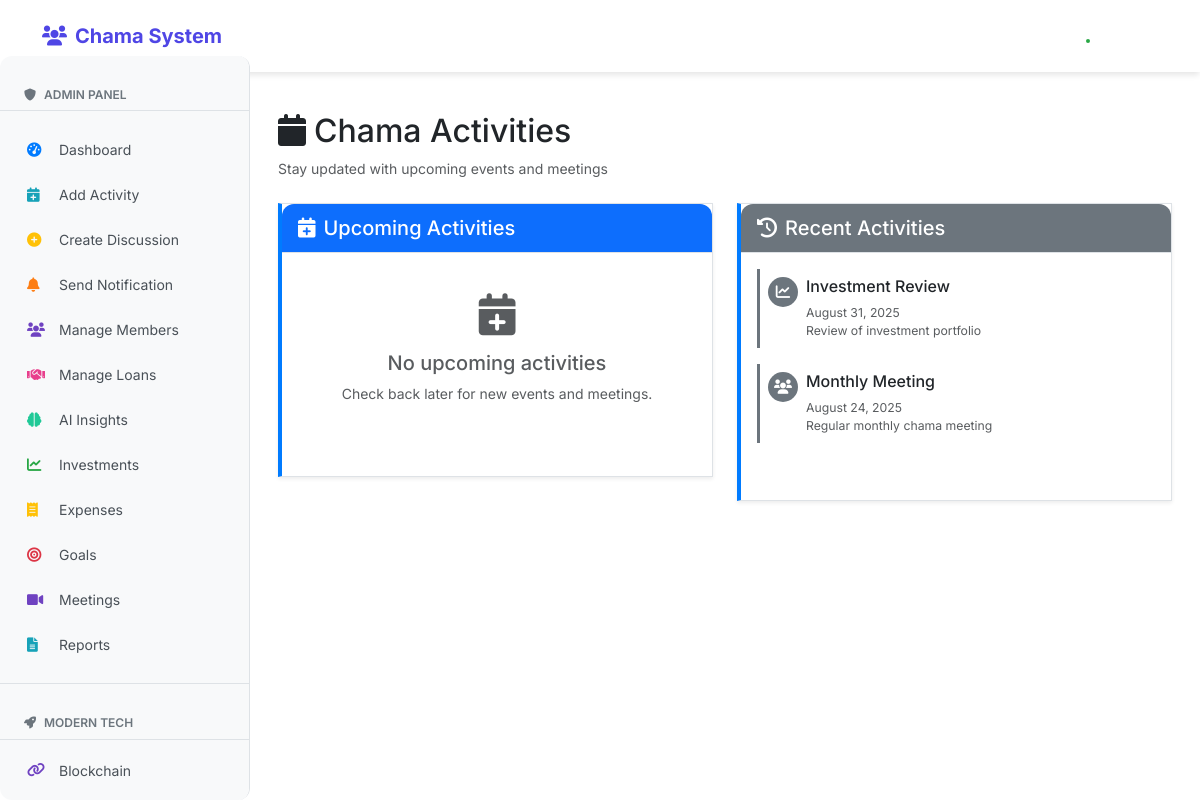
Page /activities (signed in) on the earlier database version.
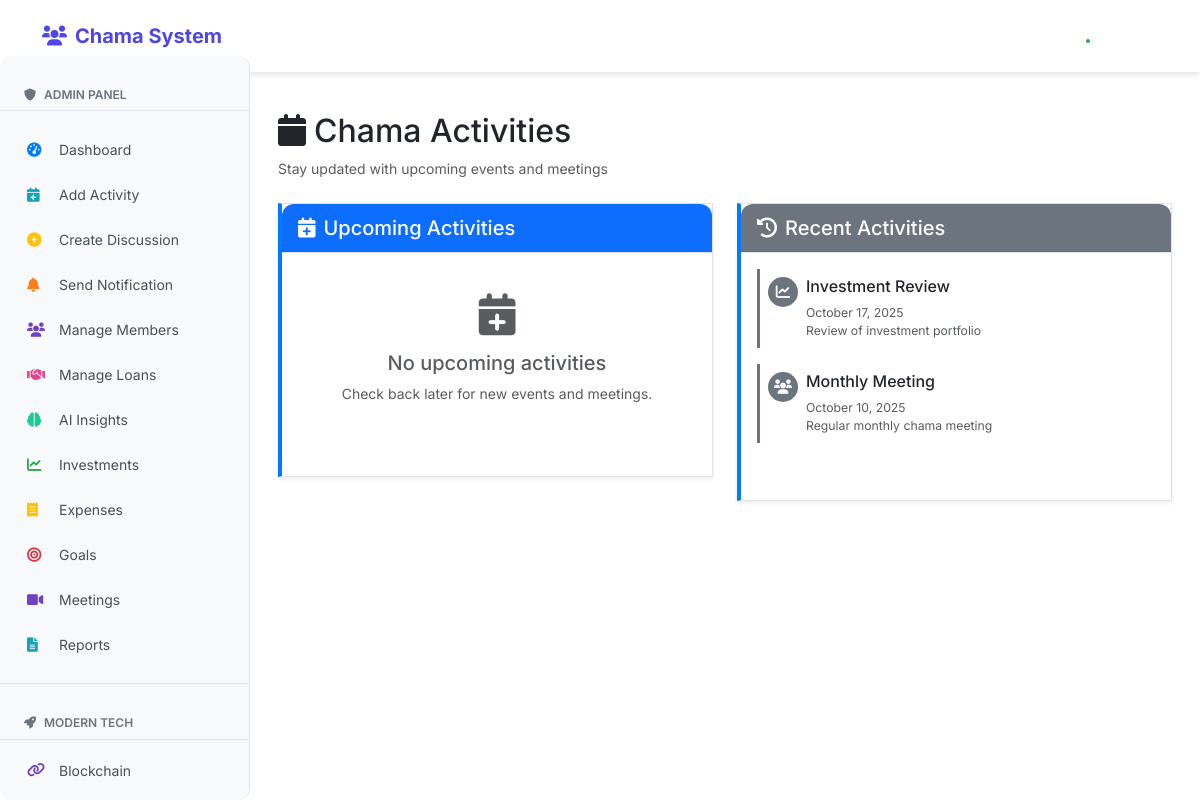
Same page on the later database version.
### clean_app.py (models this page shows)
class Activity(db.Model):
    id = db.Column(db.Integer, primary_key=True)
    title = db.Column(db.String(100), nullable=False)
    description = db.Column(db.Text)
    date = db.Column(db.DateTime, nullable=False)
    type = db.Column(db.String(50), default='meeting')
    created_by = db.Column(db.Integer, db.ForeignKey('user.id'))
    user = db.relationship('User', backref='activities')

### clean_app.py (the view)
@app.route('/activities')
@login_required
def activities():
    upcoming = Activity.query.filter(Activity.date >= datetime.utcnow()).order_by(Activity.date).all()
    past = Activity.query.filter(Activity.date < datetime.utcnow()).order_by(Activity.date.desc()).limit(10).all()
    return render_template('activities.html', upcoming=upcoming, past=past)

### clean_app.py (called while the page is built)
@login_manager.user_loader
def load_user(user_id):
    return User.query.get(int(user_id))

### templates/activities.html (shortened to what this page needs)
{% extends "base.html" %}
{% block content %}
<div class="container-fluid">
    <div class="d-flex flex-column flex-md-row justify-content-between align-items-start align-items-md-center mb-4">
        <div>
            <h2><i class="fas fa-calendar me-2"></i>Chama Activities</h2>
            <p class="text-muted mb-0">Stay updated with upcoming events and meetings</p>
        </div>
    </div>
    <div class="row">
        <div class="col-12 col-lg-6 mb-4">
            <div class="card shadow-sm h-100">
                <div class="card-header bg-primary text-white">
                    <h5 class="mb-0"><i class="fas fa-calendar-plus me-2"></i>Upcoming Activities</h5>
                </div>
                <div class="card-body">
                    {% if upcoming %}
                        {% for activity in upcoming %}
                        <div class="activity-item mb-3 p-3 border rounded">
                            <div class="d-flex align-items-start">
                                <div class="activity-icon bg-primary text-white me-3">
                                    {% if activity.type == 'meeting' %}
                                        <i class="fas fa-users"></i>
                                    {% elif activity.type == 'review' %}
                                        <i class="fas fa-chart-line"></i>
                                    {% else %}
                                        <i class="fas fa-calendar"></i>
                                    {% endif %}
                                </div>
                                <div class="flex-grow-1">
                                    <h6 class="mb-1">{{ activity.title }}</h6>
                                    <div class="text-primary fw-medium mb-2">
                                        <i class="fas fa-clock me-1"></i>
                                        {{ activity.date.strftime('%B %d, %Y at %I:%M %p') }}
                                    </div>
                                    {% if activity.description %}
                                        <p class="text-muted mb-0">{{ activity.description }}</p>
                                    {% endif %}
                                    <div class="mt-2">
                                        <span class="badge bg-{{ 'success' if activity.type == 'meeting' else 'info' if activity.type == 'review' else 'secondary' }}">
                                            {{ activity.type.title() }}
                                        </span>
                                    </div>
                                </div>
                            </div>
                        </div>
                        {% endfor %}
                    {% else %}
                        <div class="text-center py-4">
                            <i class="fas fa-calendar-plus fa-3x text-muted mb-3"></i>
                            <h5 class="text-muted">No upcoming activities</h5>
                            <p class="text-muted">Check back later for new events and meetings.</p>
                        </div>
                    {% endif %}
                </div>
            </div>
        </div>
        <div class="col-12 col-lg-6">
            <div class="card shadow-sm h-100">
                <div class="card-header bg-secondary text-white">
                    <h5 class="mb-0"><i class="fas fa-history me-2"></i>Recent Activities</h5>
                </div>
                <div class="card-body">
                    {% if past %}
                        {% for activity in past %}
                        <div class="activity-item mb-3 p-2 border-start border-3 border-secondary">
                            <div class="d-flex align-items-start">
                                <div class="activity-icon-sm bg-secondary text-white me-2">
                                    {% if activity.type == 'meeting' %}
                                        <i class="fas fa-users"></i>
                                    {% elif activity.type == 'review' %}
                                        <i class="fas fa-chart-line"></i>
                                    {% else %}
                                        <i class="fas fa-calendar"></i>
                                    {% endif %}
                                </div>
                                <div class="flex-grow-1">
                                    <h6 class="mb-1">{{ activity.title }}</h6>
                                    <small class="text-muted">
                                        {{ activity.date.strftime('%B %d, %Y') }}
                                    </small>
                                    {% if activity.description %}
                                        <p class="text-muted mb-0 small">{{ activity.description|truncate(80) }}</p>
                                    {% endif %}
                                </div>
                            </div>
                        </div>
                        {% endfor %}
                    {% else %}
                        <div class="text-center py-4">
                            <i class="fas fa-history fa-3x text-muted mb-3"></i>
                            <h5 class="text-muted">No past activities</h5>
                            <p class="text-muted">Activity history will appear here.</p>
                        </div>
                    {% endif %}
                </div>
            </div>
        </div>
    </div>
</div>
{% endblock %}

### templates/base.html (shortened to what this page needs)
<!DOCTYPE html>
<html lang="en">
<head>
    <link href="https://cdn.jsdelivr.net/npm/bootstrap@5.3.0-alpha1/dist/css/bootstrap.min.css" rel="stylesheet">
    <link rel="stylesheet" href="https://cdnjs.cloudflare.com/ajax/libs/font-awesome/6.0.0/css/all.min.css">
    <link rel="stylesheet" href="{{ url_for('static', filename='responsive.css') }}">
    <link rel="stylesheet" href="{{ url_for('static', filename='mobile-features.css') }}">
    <link rel="stylesheet" href="{{ url_for('static', filename='modern-ui.css') }}">
</head>
<body>
    {% include 'navbar.html' %}
    {% if current_user.is_authenticated %}
    <div class="sidebar" id="sidebar">
        {% if current_user.is_admin %}
        <div class="sidebar-header">
            <h6><i class="fas fa-shield-alt me-2"></i>Admin Panel</h6>
        </div>
        <nav class="sidebar-nav">
            <a href="{{ url_for('admin_dashboard') }}" class="sidebar-link {% if request.endpoint == 'admin_dashboard' %}active{% endif %}">
                <i class="fas fa-tachometer-alt"></i>
                <span>Dashboard</span>
            </a>
            <a href="{{ url_for('add_activity') }}" class="sidebar-link">
                <i class="fas fa-calendar-plus"></i>
                <span>Add Activity</span>
            </a>
            <a href="{{ url_for('create_discussion') }}" class="sidebar-link">
                <i class="fas fa-plus-circle"></i>
                <span>Create Discussion</span>
            </a>
            <a href="{{ url_for('send_notification') }}" class="sidebar-link">
                <i class="fas fa-bell"></i>
                <span>Send Notification</span>
            </a>
            <a href="{{ url_for('admin_members') }}" class="sidebar-link">
                <i class="fas fa-users"></i>
                <span>Manage Members</span>
            </a>
            <a href="{{ url_for('admin_loan_requests') }}" class="sidebar-link">
                <i class="fas fa-handshake"></i>
                <span>Manage Loans</span>
            </a>
            <a href="{{ url_for('admin_ai_insights') }}" class="sidebar-link">
                <i class="fas fa-brain"></i>
                <span>AI Insights</span>
            </a>
            <a href="{{ url_for('investments') }}" class="sidebar-link">
                <i class="fas fa-chart-line"></i>
                <span>Investments</span>
            </a>
            <a href="{{ url_for('expenses') }}" class="sidebar-link">
                <i class="fas fa-receipt"></i>
                <span>Expenses</span>
            </a>
            <a href="{{ url_for('goals') }}" class="sidebar-link">
                <i class="fas fa-bullseye"></i>
                <span>Goals</span>
            </a>
            <a href="{{ url_for('meetings') }}" class="sidebar-link">
                <i class="fas fa-video"></i>
                <span>Meetings</span>
            </a>
            <a href="{{ url_for('reports') }}" class="sidebar-link">
                <i class="fas fa-file-alt"></i>
                <span>Reports</span>
            </a>
            <div class="sidebar-divider"></div>
            <div class="sidebar-header">
                <h6><i class="fas fa-rocket me-2"></i>Modern Tech</h6>
            </div>
            <a href="{{ url_for('blockchain_explorer') }}" class="sidebar-link">
                <i class="fas fa-link"></i>
                <span>Blockchain</span>
            </a>
            <a href="{{ url_for('ai_insights') }}" class="sidebar-link">
            </a>
        </nav>
        {% endif %}
    </div>
    {% endif %}
    <div class="main-content {% if current_user.is_authenticated %}with-sidebar{% endif %}">
        <div class="container-fluid px-2 px-md-3">
            {% block content %}{% endblock %}
        </div>
    </div>
</body>
</html>

### templates/navbar.html (shortened to what this page needs)
<nav class="navbar navbar-expand-lg navbar-dark bg-primary">
    <div class="container">
        <a class="navbar-brand" href="{{ url_for('index') }}">
            <i class="fas fa-users me-2"></i>Chama System
        </a>
        <div class="collapse navbar-collapse" id="navbarNav">
            {% if current_user.is_authenticated %}
            <ul class="navbar-nav me-auto">
                <li class="nav-item">
                    <a class="nav-link {% if request.path == url_for('index') %}active{% endif %}" href="{{ url_for('index') }}">
                        <i class="fas fa-home me-1"></i>Home
                    </a>
                </li>
                <li class="nav-item">
                    <a class="nav-link {% if request.path == url_for('contributions') %}active{% endif %}" href="{{ url_for('contributions') }}">
                        <i class="fas fa-money-bill-wave me-1"></i>Contributions
                    </a>
                </li>
                <li class="nav-item">
                    <a class="nav-link {% if request.path == url_for('discussions') %}active{% endif %}" href="{{ url_for('discussions') }}">
                        <i class="fas fa-comments me-1"></i>Discussions
                    </a>
                </li>
                {% if current_user.is_admin %}
                <li class="nav-item">
                    <a class="nav-link {% if request.path == url_for('admin_dashboard') %}active{% endif %}" href="{{ url_for('admin_dashboard') }}">
                        <i class="fas fa-tachometer-alt me-1"></i>Admin
                    </a>
                </li>
                {% endif %}
            </ul>
            <ul class="navbar-nav">
                <li class="nav-item dropdown">
                    <a class="nav-link dropdown-toggle user-dropdown" href="#" id="navbarDropdown" role="button"
                       data-bs-toggle="dropdown" aria-expanded="false">
                        <div class="user-avatar">
                            <span class="online-dot"></span>
                        </div>
                        <span class="ms-1">{{ current_user.username }}</span>
                    </a>
                </li>
            </ul>
            {% endif %}
        </div>
    </div>
</nav>

### static/modern-ui.css (style rules this page uses)
:root { --primary: #4f46e5; --secondary: #6b7280; --success: #10b981; --warning: #f59e0b; --danger: #ef4444; --info: #3b82f6; --light: #f8fafc; --dark: #1f2937; --border-radius: 12px; --shadow: 0 4px 6px -1px rgba(0, 0, 0, 0.1); --shadow-lg: 0 10px 15px -3px rgba(0, 0, 0, 0.1); }
body { font-family: 'Inter', -apple-system, BlinkMacSystemFont, sans-serif; background: white; min-height: 100vh; }
.card { border: none; border-radius: var(--border-radius); box-shadow: var(--shadow); transition: all 0.3s ease; }
.card-header { background: white; border-bottom: 1px solid #e5e7eb; border-radius: var(--border-radius) var(--border-radius) 0 0 !important; padding: 1.25rem; }
.card-body { padding: 1.5rem; }
.navbar { background: white !important; box-shadow: var(--shadow); padding: 1rem 0; }
.navbar-brand { font-weight: 700; color: var(--primary) !important; }
.sidebar { background: white; border-radius: var(--border-radius); padding: 1.5rem; margin-bottom: 1.5rem; }

### templates/base.html (style rules this page uses)
body { background-color: white; font-size: 14px; }
.navbar { margin-bottom: 20px; }
.sidebar { position: fixed; top: 56px; left: 0; width: 250px; height: calc(100vh - 56px); background: #f8f9fa; border-right: 1px solid #dee2e6; z-index: 1000; overflow-y: auto; padding: 1rem 0; }
.sidebar-header { padding: 1rem 1.5rem 0.5rem; border-bottom: 1px solid #dee2e6; margin-bottom: 0.5rem; }
.sidebar-header h6 { color: #6c757d; font-size: 0.75rem; text-transform: uppercase; font-weight: 600; margin: 0; }
.sidebar-nav { padding: 0.5rem 0; }
.sidebar-link { display: flex; align-items: center; padding: 0.75rem 1.5rem; color: #495057; text-decoration: none; transition: all 0.2s ease; border-left: 3px solid transparent; }
.sidebar-link i { width: 20px; margin-right: 0.75rem; font-size: 0.9rem; }
.sidebar-link .fa-tachometer-alt { color: #007bff; }
.sidebar-link .fa-calendar-plus { color: #17a2b8; }
.sidebar-link .fa-plus-circle { color: #ffc107; }
.sidebar-link .fa-bell { color: #fd7e14; }
.sidebar-link .fa-users { color: #6f42c1; }
.sidebar-link .fa-handshake { color: #e83e8c; }
.sidebar-link .fa-brain { color: #20c997; }
.sidebar-link .fa-chart-line { color: #28a745; }
.sidebar-link .fa-receipt { color: #ffc107; }
.sidebar-link .fa-bullseye { color: #dc3545; }
.sidebar-link .fa-video { color: #6f42c1; }
.sidebar-link .fa-file-alt { color: #17a2b8; }
.sidebar-link .fa-link { color: #6f42c1; }
.sidebar-divider { height: 1px; background-color: #dee2e6; margin: 1rem 0; }
.main-content { margin-left: 0; padding-top: 20px; }
.main-content.with-sidebar { margin-left: 250px; }
.card { border-radius: 0 !important; border: 1px solid #dee2e6; margin-bottom: 1rem; box-shadow: 0 2px 4px rgba(0,0,0,0.1); }
.card:nth-child(1) { border-left: 4px solid #007bff; }
.card-body { padding: 1rem; }
.card-header { padding: 0.75rem 1rem; background-color: #f8f9fa; border-bottom: 1px solid #dee2e6; font-weight: 600; }
.card-header:nth-child(1) { background-color: rgba(0,123,255,0.1); }

### templates/navbar.html (style rules this page uses)
.user-dropdown { display: flex; align-items: center; }
.user-avatar { position: relative; display: inline-block; }
.online-dot { position: absolute; bottom: 2px; right: 2px; width: 8px; height: 8px; background-color: #28a745; border: 2px solid white; border-radius: 50%; animation: pulse-dot 2s infinite; }

### templates/activities.html (style rules this page uses)
.activity-icon-sm { width: 30px; height: 30px; border-radius: 50%; display: flex; align-items: center; justify-content: center; font-size: 0.9rem; }
.activity-item { transition: all 0.2s ease; }

Differences in the rows shown:
changed Activity "Investment Review": date "August 31, 2025" → "October 17, 2025"
changed Activity "Monthly Meeting": date "August 24, 2025" → "October 10, 2025"
